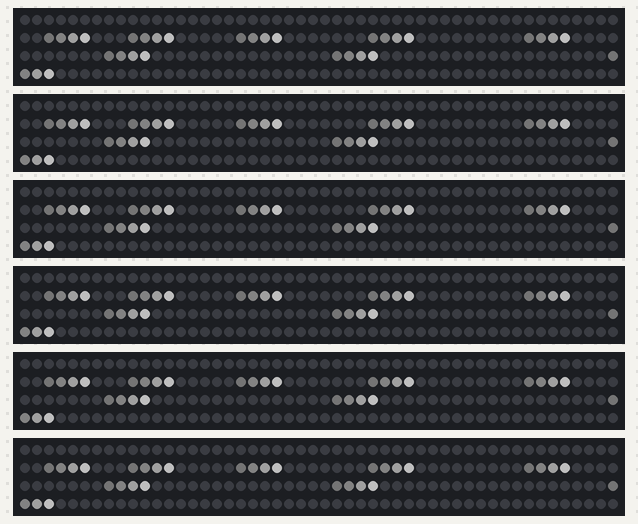
A sketch run on a simulated ESP32. On the bench: 6 × 200 RGB LEDs in strip order, left to right, continuing on the next row. Dim RGB values are drawn brighter than linear; nothing arrives over Bluetooth unless stated; a phone connects over Bluetooth LE 3 s after start.

Above: at 5.96 s.

The sketch:

neopixels.ino
```cpp
 #include <FastLED.h>
 #include <BLEDevice.h>
 #include <BLEServer.h>
 #include <BLEUtils.h>
 #include <BLE2902.h>

 #define FASTLED_ALLOW_INTERRUPTS 0

 // Nordic UART Service UUID
 #define SERVICE_UUID           "6E400001-B5A3-F393-E0A9-E50E24DCCA9E"
 #define CHARACTERISTIC_UUID_RX "6E400002-B5A3-F393-E0A9-E50E24DCCA9E"
 #define CHARACTERISTIC_UUID_TX "6E400003-B5A3-F393-E0A9-E50E24DCCA9E"

 #define NUM_STRIPS 6
 #define NUM_LEDS 200

 #define DATA_PIN_1 16
 #define DATA_PIN_2 17
 #define DATA_PIN_3 18
 #define DATA_PIN_4 25
 #define DATA_PIN_5 26
 #define DATA_PIN_6 27

 #define BRIGHTNESS 80

 #define START_LED 50
 #define END_LED 199

 #define LINE_SIZE 4
 uint8_t FADE_LEVEL[LINE_SIZE] = {255,100,20,5};

 #define MAX_LINES 20

 CRGB leds[NUM_STRIPS][NUM_LEDS];

 int heads[MAX_LINES];
 int active_lines = 0;

 int direction = 1;

 float FAST_DELAY = 2;
 float SLOW_DELAY = 80;

 float START_DELAY = 40;
 float TARGET_DELAY = 50;

 float STEP_DELAY = 50;

 int MIN_GAP = 5;
 int MAX_GAP = 30;

 int spawn_gap = 10;

 unsigned long last_step = 0;
 unsigned long last_spawn = 0;

 enum Mode { NORMAL, ACCEL, DECEL, OFF };
 Mode mode = NORMAL;

 unsigned long mode_start;

 #define ACCEL_DURATION 12000
 #define DECEL_DURATION 6000

 volatile char blePendingCmd = 0;

 BLEServer* pServer = nullptr;
 BLECharacteristic* pTxCharacteristic = nullptr;

 bool deviceConnected = false;
 bool wasConnected = false;


 class LedCallbacks : public BLECharacteristicCallbacks {
 public:
     void onWrite(BLECharacteristic* pCharacteristic) {

         String value = pCharacteristic->getValue();

         if(value.length() > 0){
             blePendingCmd = value[0];
         }
     }
 };


 class ServerCallbacks : public BLEServerCallbacks {

     void onConnect(BLEServer* pServer){
         deviceConnected = true;
     }

     void onDisconnect(BLEServer* pServer){
         deviceConnected = false;
     }

 };


 void spawn_line(){

     if(active_lines < MAX_LINES){

         if(direction == 1)
             heads[active_lines] = START_LED;
         else
             heads[active_lines] = END_LED;

         active_lines++;

     }
 }


 void remove_line(int index){

     for(int i=index;i<active_lines-1;i++)
         heads[i] = heads[i+1];

     active_lines--;

 }


 void blackout(){

     active_lines = 0;

     for(int s=0;s<NUM_STRIPS;s++)
         fill_solid(leds[s], NUM_LEDS, CRGB::Black);

     FastLED.show();
     yield();

 }


 void setup(){

     Serial.begin(115200);

     BLEDevice::init("ESP32_LED");

     pServer = BLEDevice::createServer();
     pServer->setCallbacks(new ServerCallbacks());

     BLEService *pService = pServer->createService(SERVICE_UUID);


     BLECharacteristic *pRxCharacteristic =
         pService->createCharacteristic(
             CHARACTERISTIC_UUID_RX,
             BLECharacteristic::PROPERTY_WRITE
         );

     pRxCharacteristic->setCallbacks(new LedCallbacks());


     pTxCharacteristic =
         pService->createCharacteristic(
             CHARACTERISTIC_UUID_TX,
             BLECharacteristic::PROPERTY_NOTIFY | BLECharacteristic::PROPERTY_READ
         );

     pTxCharacteristic->addDescriptor(new BLE2902());

     pService->start();


     BLEAdvertising *pAdvertising = BLEDevice::getAdvertising();

     pAdvertising->addServiceUUID(SERVICE_UUID);
     pAdvertising->setScanResponse(true);

     BLEDevice::startAdvertising();


     FastLED.setMaxPowerInVoltsAndMilliamps(5,20000);

     FastLED.addLeds<WS2812, DATA_PIN_1, GRB>(leds[0], NUM_LEDS);
     FastLED.addLeds<WS2812, DATA_PIN_2, GRB>(leds[1], NUM_LEDS);
     FastLED.addLeds<WS2812, DATA_PIN_3, GRB>(leds[2], NUM_LEDS);
     FastLED.addLeds<WS2812, DATA_PIN_4, GRB>(leds[3], NUM_LEDS);
     FastLED.addLeds<WS2812, DATA_PIN_5, GRB>(leds[4], NUM_LEDS);
     FastLED.addLeds<WS2812, DATA_PIN_6, GRB>(leds[5], NUM_LEDS);

     FastLED.setBrightness(BRIGHTNESS);

 }


 void update_speed(){

     float duration = (mode == ACCEL) ? ACCEL_DURATION : DECEL_DURATION;

     float t = (millis() - mode_start) / (float)duration;

     if(t > 1.0) t = 1.0;


     STEP_DELAY = START_DELAY + (TARGET_DELAY - START_DELAY) * t;

     spawn_gap = MAX_GAP + (int)((MIN_GAP - MAX_GAP) * t);


     if(t >= 1.0){

         blackout();
         mode = OFF;

     }

 }


 void loop(){

     if(wasConnected && !deviceConnected){

         delay(500);

         pServer->startAdvertising();

         wasConnected = false;

     }

     if(deviceConnected) wasConnected = true;


     if(blePendingCmd){

         char cmd = blePendingCmd;
         blePendingCmd = 0;


         if(cmd=='i'){

             direction = 1;

             START_DELAY = STEP_DELAY;
             TARGET_DELAY = FAST_DELAY;

             mode = ACCEL;

             mode_start = millis();

         }

         else if(cmd=='o'){

             direction = -1;

             START_DELAY = STEP_DELAY;
             TARGET_DELAY = SLOW_DELAY;

             mode = DECEL;

             mode_start = millis();

         }

         else if(cmd=='x'){

             mode = OFF;
             blackout();

         }

     }


     if(mode==OFF) return;


     update_speed();


     if(millis()-last_step < STEP_DELAY) return;

     last_step = millis();


     if(millis()-last_spawn > (unsigned long)(spawn_gap * STEP_DELAY)){

         spawn_line();
         last_spawn = millis();

     }


     for(int s=0;s<NUM_STRIPS;s++)
         fill_solid(&leds[s][START_LED], END_LED-START_LED+1, CRGB::Black);


     for(int n=0;n<active_lines;n++){

         for(int j=0;j<LINE_SIZE;j++){

             int idx = heads[n] - j*direction;

             if(idx>=START_LED && idx<=END_LED){

                 uint8_t v = FADE_LEVEL[j];

                 for(int s=0;s<NUM_STRIPS;s++)
                     leds[s][idx] = CRGB(v,v,v);

             }

         }

     }


     FastLED.show();

     yield();


     for(int n=0;n<active_lines;n++)
         heads[n]+=direction;


     int n=0;

     while(n<active_lines){

         if(direction==1){

             if(heads[n]-(LINE_SIZE-1) > END_LED){

                 remove_line(n);
                 continue;

             }

         }

         else{

             if(heads[n]+(LINE_SIZE-1) < START_LED){

                 remove_line(n);
                 continue;

             }

         }

         n++;

     }

 }
```
